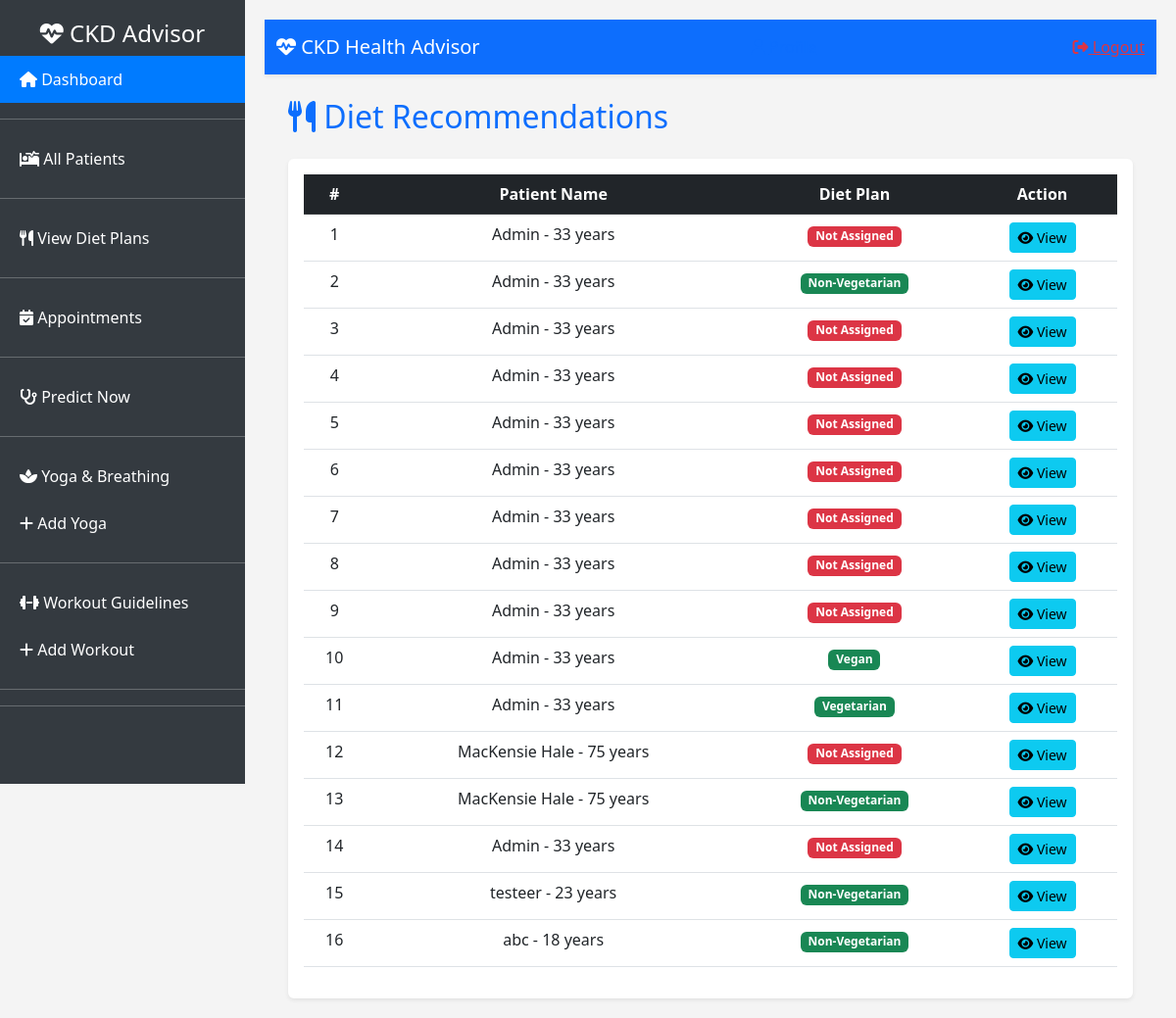
/diet/ (signed in), run on the app's committed database.
### Accounts/models.py (models this page shows, shortened)
class Patient(models.Model):
    patient_info = models.ForeignKey(PatientInfo, on_delete=models.CASCADE, related_name="patients")
    age = models.FloatField()
    bp = models.FloatField(verbose_name="Blood Pressure")
    sg = models.FloatField(verbose_name="Specific Gravity")
    al = models.FloatField(verbose_name="Albumin")
    su = models.FloatField(verbose_name="Sugar")
    rbc = models.CharField(max_length=10, verbose_name="Red Blood Cells")
    pc = models.CharField(max_length=10, verbose_name="Pus Cells")
    pcc = models.CharField(max_length=10, verbose_name="Pus Cell Clumps")
    ba = models.CharField(max_length=10, verbose_name="Bacteria")
    bgr = models.FloatField(verbose_name="Blood Glucose Random")
    bu = models.FloatField(verbose_name="Blood Urea")
    sc = models.FloatField(verbose_name="Serum Creatinine")
    sod = models.FloatField(verbose_name="Sodium")
    pot = models.FloatField(verbose_name="Potassium")
    hemo = models.FloatField(verbose_name="Hemoglobin")
    pcv = models.FloatField(verbose_name="Packed Cell Volume")
    wc = models.FloatField(verbose_name="White Blood Cell Count")
    rc = models.FloatField(verbose_name="Red Blood Cell Count")
    htn = models.CharField(max_length=3, verbose_name="Hypertension")
    dm = models.CharField(max_length=3, verbose_name="Diabetes Mellitus")
    cad = models.CharField(max_length=3, verbose_name="Coronary Artery Disease")
    appet = models.CharField(max_length=10, verbose_name="Appetite")
    pe = models.CharField(max_length=3, verbose_name="Pedal Edema")
    ane = models.CharField(max_length=3, verbose_name="Anemia")
    prediction = models.CharField(max_length=50)
    created_at = models.DateTimeField(auto_now_add=True)

class PatientInfo(models.Model):
    name = models.CharField(max_length=100)
    father_name = models.CharField(max_length=100)
    age = models.PositiveIntegerField()
    address = models.TextField()
    created_at = models.DateTimeField(auto_now_add=True)
    def __str__(self):
        return f"{self.name} - {self.age} years"

class DietRecommendation(models.Model):
    DIET_CHOICES = [
        ('Vegetarian', 'Vegetarian'),
        ('Non-Vegetarian', 'Non-Vegetarian'),
        ('Vegan', 'Vegan'),
    ]
    patient = models.OneToOneField(Patient, on_delete=models.CASCADE, related_name="diet")
    diet_type = models.CharField(max_length=20, choices=DIET_CHOICES)
    cuisine_style = models.CharField(max_length=100, blank=True, null=True)
    additional_notes = models.TextField(blank=True, null=True)
    recommended_meals = models.TextField(help_text="List recommended meals")
    created_at = models.DateTimeField(auto_now_add=True)

### Accounts/views.py (the view)
# urls.py: path('diet/', DietRecommendationListView.as_view(), name='diet_recommendation_list'),
class DietRecommendationListView(ListView):
    model = Patient
    template_name = "diet/diet_recommendation_list.html"
    context_object_name = "patients"

### templates/diet/diet_recommendation_list.html (shortened to what this page needs)
{% extends "base.html" %}
{% block content %}
<div class="container">
    <h2 class="mb-4 text-primary"><i class="fas fa-utensils"></i> Diet Recommendations</h2>
    <div class="card shadow-sm border-0">
        <div class="card-body">
            <table class="table table-hover text-center">
                <thead class="table-dark">
                    <tr>
                        <th>#</th>
                        <th>Patient Name</th>
                        <th>Diet Plan</th>
                        <th>Action</th>
                    </tr>
                </thead>
                <tbody>
                    {% for patient in patients %}
                    <tr>
                        <td>{{ forloop.counter }}</td>
                        <td>{{ patient.patient_info }}</td>
                        <td>
                            {% if patient.diet %}
                                <span class="badge bg-success">{{ patient.diet.diet_type }}</span>
                            {% else %}
                                <span class="badge bg-danger">Not Assigned</span>
                            {% endif %}
                        </td>
                        <td>
                            <a href="{% url 'diet_recommendation_detail' patient.id %}" class="btn btn-info btn-sm">
                                <i class="fas fa-eye"></i> View
                            </a>
                        </td>
                    </tr>
                    {% empty %}
                    <tr>
                        <td colspan="4" class="text-muted">No diet recommendations available.</td>
                    </tr>
                    {% endfor %}
                </tbody>
            </table>
        </div>
    </div>
</div>
{% endblock %}

### templates/base.html (style rules this page uses)
body { background: #f4f4f4; display: flex; }

### data on the page
Patient: patient_info "Admin - 33 years", shows "Not Assigned"
Patient: patient_info "Admin - 33 years", diet.diet_type "Non-Vegetarian"
Patient: patient_info "Admin - 33 years", shows "Not Assigned"
Patient: patient_info "Admin - 33 years", shows "Not Assigned"
Patient: patient_info "Admin - 33 years", shows "Not Assigned"
Patient: patient_info "Admin - 33 years", shows "Not Assigned"
Patient: patient_info "Admin - 33 years", shows "Not Assigned"
Patient: patient_info "Admin - 33 years", shows "Not Assigned"
Patient: patient_info "Admin - 33 years", shows "Not Assigned"
Patient: patient_info "Admin - 33 years", diet.diet_type "Vegan"
Patient: patient_info "Admin - 33 years", diet.diet_type "Vegetarian"
Patient: patient_info "MacKensie Hale - 75 years", shows "Not Assigned"
Patient: patient_info "MacKensie Hale - 75 years", diet.diet_type "Non-Vegetarian"
Patient: patient_info "Admin - 33 years", shows "Not Assigned"
Patient: patient_info "testeer - 23 years", diet.diet_type "Non-Vegetarian"
Patient: patient_info "abc - 18 years", diet.diet_type "Non-Vegetarian"
